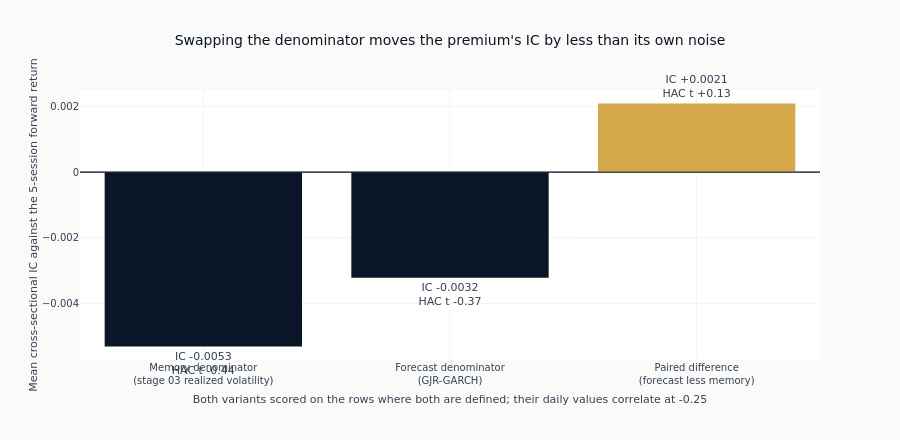

Write notebook code for a chart like this one.
### Code cell
if COMPARABLE:
    level_colour, difference_colour = ml4t_palette(2, categorical=True)
    bars_x = [
        "Memory denominator<br>(stage 03 realized volatility)",
        "Forecast denominator<br>(GJR-GARCH)",
        "Paired difference<br>(forecast less memory)",
    ]
    bars_y = [memory_stats["mean_ic"], forecast_stats["mean_ic"], difference_stats["mean_ic"]]
    bars_t = [memory_stats["t_stat"], forecast_stats["t_stat"], difference_stats["t_stat"]]
    fig = go.Figure()
    fig.add_bar(
        x=bars_x,
        y=bars_y,
        marker_color=[level_colour, level_colour, difference_colour],
        text=[f"IC {v:+.4f}<br>HAC t {t:+.2f}" for v, t in zip(bars_y, bars_t, strict=True)],
        textposition="outside",
        cliponaxis=False,
    )
    fig.add_hline(y=0.0, line_width=1, line_color=ml4t_palette(3)[2])
    fig.update_layout(
        title="Swapping the denominator moves the premium's IC by less than its own noise",
        yaxis_title=f"Mean cross-sectional IC against the {LABEL_HORIZON}-session forward return",
        xaxis_title=(
            "Both variants scored on the rows where both are defined; their daily values "
            f"correlate at {daily_dependence:.2f}"
        ),
        margin=dict(t=90),
        height=440,
    )
    show_plotly_with_alt(
        fig,
        "Three bars of mean information coefficient about a rule at zero, each labelled with its "
        "value and HAC t-statistic. The memory denominator and the forecast denominator are both "
        "negative and drawn in the same dark colour, the memory one about twice the depth of the "
        "forecast one. The paired difference is drawn in a separate lighter colour and is "
        "positive, and it is the smallest of the three in absolute size. All three sit inside a "
        "range of about 0.008, and none of the three t-statistics reaches half of the "
        "conventional threshold of two.",
    )

### Figure 1 — Plotly figure (JSON) as saved in the notebook; plotly's stock layout.template omitted (floating-point values rounded to 4 significant figures)
{"data": [{"cliponaxis": false, "marker": {"color": ["#0a1628", "#0a1628", "#D4A84B"]}, "text": ["IC -0.0053<br>HAC t -0.44", "IC -0.0032<br>HAC t -0.37", "IC +0.0021<br>HAC t +0.13"], "textposition": "outside", "type": "bar", "x": ["Memory denominator<br>(stage 03 realized volatility)", "Forecast denominator<br>(GJR-GARCH)", "Paired difference<br>(forecast less memory)"], "y": [-0.005305, -0.003217, 0.002088]}], "layout": {"height": 440, "margin": {"t": 90}, "shapes": [{"line": {"color": "#152238", "width": 1}, "type": "line", "x0": 0, "x1": 1, "xref": "x domain", "y0": 0.0, "y1": 0.0, "yref": "y"}], "title": {"text": "Swapping the denominator moves the premium's IC by less than its own noise"}, "xaxis": {"title": {"text": "Both variants scored on the rows where both are defined; their daily values correlate at -0.25"}}, "yaxis": {"title": {"text": "Mean cross-sectional IC against the 5-session forward return"}}}}
